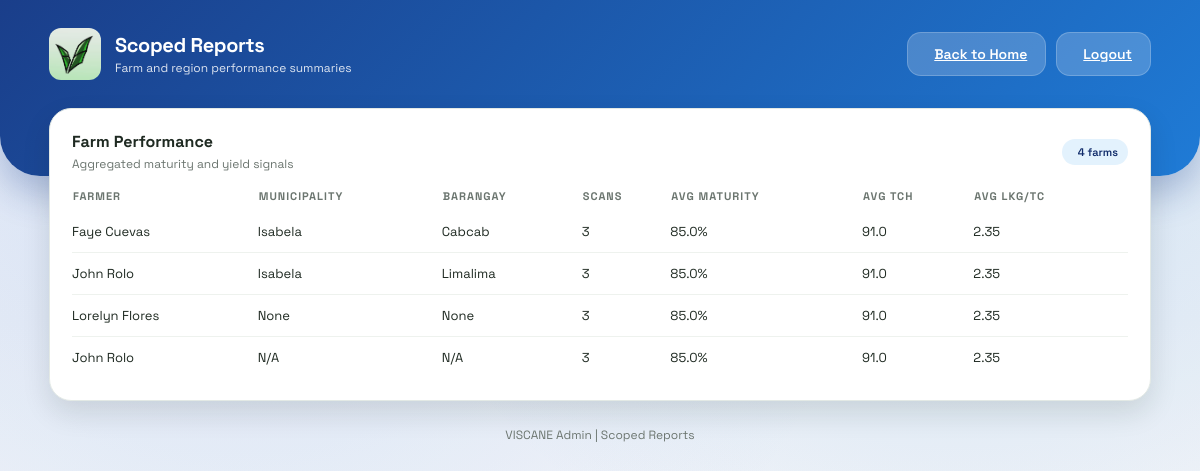
The page /admin/reports (signed in) on the database its author committed.
### models.py (models this page shows)
class User(db.Model):
    id = db.Column(db.Integer, primary_key=True)
    fullname = db.Column(db.String(100), nullable=False)
    email = db.Column(db.String(120), unique=True, nullable=False)
    phone = db.Column(db.String(20), nullable=False)
    password = db.Column(db.String(200), nullable=False)
    province = db.Column(db.String(120), nullable=True)
    municipality = db.Column(db.String(120), nullable=True)
    barangay = db.Column(db.String(120), nullable=True)
    is_active = db.Column(db.Boolean, nullable=False, default=True)
    is_archived = db.Column(db.Boolean, nullable=False, default=False)

### app.py (the view)
@app.route('/admin/reports')
@login_required
def admin_reports():
    scans = Scan.query.order_by(Scan.created_at.desc()).all()
    farmer_summary = {}
    for scan in scans:
        tch, lkg_tc, _ = estimate_scan_metrics(scan)
        entry = farmer_summary.setdefault(scan.user_id, {
            "count": 0,
            "total_maturity": 0,
            "total_tch": 0,
            "total_lkg_tc": 0
        })
        entry["count"] += 1
        entry["total_maturity"] += scan.maturity_pct
        entry["total_tch"] += tch
        entry["total_lkg_tc"] += lkg_tc
    rows = []
    for user_id, summary in farmer_summary.items():
        user = User.query.get(user_id)
        if not user or user.is_archived:
            continue
        count = summary["count"]
        rows.append({
            "name": user.fullname,
            "municipality": user.municipality or 'N/A',
            "barangay": user.barangay or 'N/A',
            "scans": count,
            "avg_maturity": round(summary["total_maturity"] / count, 1) if count else 0,
            "avg_tch": round(summary["total_tch"] / count, 2) if count else 0,
            "avg_lkg_tc": round(summary["total_lkg_tc"] / count, 2) if count else 0
        })
    rows = sorted(rows, key=lambda item: item["scans"], reverse=True)
    return render_template('admin_reports.html', rows=rows, current_admin=get_current_admin())

### app.py (called while the page is built)
def login_required(view):
    @wraps(view)
    def wrapped(*args, **kwargs):
        if not session.get('admin_id'):
            return redirect(url_for('admin_login'))
        return view(*args, **kwargs)
    return wrapped

def get_current_admin():
    admin_id = session.get('admin_id')
    if not admin_id:
        return None
    admin = Admin.query.get(admin_id)
    if not admin or admin.is_archived:
        return None
    return admin

def estimate_scan_metrics(scan):
    maturity = scan.maturity_pct or 0
    estimated_tch = round(40 + (maturity * 0.6), 2)
    estimated_lkg_tc = round(1.5 + (maturity * 0.01), 2)
    estimated_trash_pct = round(max(2, 12 - (maturity * 0.08)), 2)
    return estimated_tch, estimated_lkg_tc, estimated_trash_pct

### templates/admin_reports.html (shortened to what this page needs)
<!DOCTYPE html>
<html lang="en">
<head>
    <link rel="stylesheet" href="{{ url_for('static', filename='style.css') }}">
</head>
<body class="admin-layout">
    <header class="dashboard-header">
        <div class="header-content">
            <div class="brand">
                <div class="brand-icon">
                    <img src="{{ url_for('static', filename='logo.jpg') }}" alt="VISCANE Logo" style="width: 100%; height: 100%; object-fit: cover; border-radius: 12px;">
                </div>
                <div>
                    <p class="brand-title">Scoped Reports</p>
                    <p class="brand-subtitle">Farm and region performance summaries</p>
                </div>
            </div>
            <div class="header-actions">
                <a class="btn light" href="/admin">
                    Back to Home
                </a>
                <a class="btn light" href="/admin-logout">
                    Logout
                </a>
            </div>
        </div>
    </header>
    <main class="dashboard-container fade-in">
        <section class="panel">
            <div class="panel-header">
                <div>
                    <h3 class="panel-title">Farm Performance</h3>
                    <p class="panel-subtitle">Aggregated maturity and yield signals</p>
                </div>
                <span class="badge">{{ rows|length }} farms</span>
            </div>
            <table class="data-table">
                <thead>
                    <tr>
                        <th>Farmer</th>
                        <th>Municipality</th>
                        <th>Barangay</th>
                        <th>Scans</th>
                        <th>Avg Maturity</th>
                        <th>Avg TCH</th>
                        <th>Avg LKG/TC</th>
                    </tr>
                </thead>
                <tbody>
                    {% if rows %}
                        {% for row in rows %}
                            <tr>
                                <td>{{ row.name }}</td>
                                <td>{{ row.municipality }}</td>
                                <td>{{ row.barangay }}</td>
                                <td>{{ row.scans }}</td>
                                <td>{{ row.avg_maturity }}%</td>
                                <td>{{ row.avg_tch }}</td>
                                <td>{{ row.avg_lkg_tc }}</td>
                            </tr>
                        {% endfor %}
                    {% else %}
                        <tr>
                            <td colspan="7">No data available yet.</td>
                        </tr>
                    {% endif %}
                </tbody>
            </table>
        </section>
        <div class="footer-link">VISCANE Admin | Scoped Reports</div>
    </main>
</body>
</html>

### static/style.css (style rules this page uses)
:root { --glass-bg: rgba(255, 255, 255, 0.15); --glass-border: rgba(255, 255, 255, 0.2); --primary-green: #43A047; --neutral-0: #ffffff; --neutral-50: #f6f8f5; --neutral-100: #eef2ee; --neutral-200: #e3e9e5; --neutral-500: #6b756f; --neutral-900: #1f2a22; --radius-lg: 22px; --radius-md: 16px; --shadow-md: 0 12px 28px rgba(19, 32, 24, 0.12); --shadow-lg: 0 18px 45px rgba(19, 32, 24, 0.18); }
* { box-sizing: border-box; }
body { margin: 0; font-family: "Space Grotesk", sans-serif; background-image: linear-gradient(rgba(0,0,0,0.5), rgba(0,0,0,0.5)), url('background.png'); background-size: cover; background-position: center; background-attachment: fixed; display: flex; justify-content: center; align-items: center; min-height: 100vh; color: white; }
.fade-in { animation: slideUp 0.6s ease-out forwards; }
body.farmer-layout, body.admin-layout { display: block; min-height: 100vh; background-image: none; background-color: var(--neutral-50); color: var(--neutral-900); overflow-x: hidden; padding: 0; }
body.admin-layout { --accent: #1E5BBF; --accent-soft: #E3F2FD; --accent-strong: #102B6A; --header-gradient: linear-gradient(135deg, #1A3E8A, #1F7BD6); --header-shadow: 0 18px 35px rgba(26, 62, 138, 0.28); }
.dashboard-header { background: var(--header-gradient); color: white; padding: 28px 0 96px; border-radius: 0 0 40px 40px; box-shadow: var(--header-shadow); position: relative; z-index: 2; }
.header-content { max-width: 1150px; margin: 0 auto; padding: 0 24px; display: flex; justify-content: space-between; align-items: center; gap: 20px; flex-wrap: wrap; }
.brand { display: flex; align-items: center; gap: 14px; }
.brand-icon { width: 52px; height: 52px; border-radius: 16px; display: grid; place-items: center; background: rgba(255, 255, 255, 0.18); backdrop-filter: blur(8px); font-size: 26px; }
.brand-title { margin: 0; font-size: 20px; font-weight: 700; letter-spacing: -0.4px; }
.brand-subtitle { margin: 2px 0 0; font-size: 12px; opacity: 0.85; }
.header-actions { display: flex; align-items: center; gap: 10px; flex-wrap: wrap; }
.dashboard-container { max-width: 1150px; margin: -68px auto 0; padding: 0 24px 60px; position: relative; z-index: 2; }
.btn { border: none; border-radius: 14px; padding: 12px 18px; font-weight: 600; font-size: 14px; cursor: pointer; display: inline-flex; align-items: center; gap: 8px; transition: transform 0.2s ease, box-shadow 0.2s ease, background 0.2s ease; }
.btn.light { background: rgba(255,255,255,0.2); color: white; border: 1px solid rgba(255,255,255,0.2); }
.panel { background: var(--neutral-0); border-radius: var(--radius-lg); padding: 22px; border: 1px solid var(--neutral-200); box-shadow: var(--shadow-md); }
.panel-header { display: flex; justify-content: space-between; align-items: center; gap: 12px; margin-bottom: 16px; }
.panel-title { margin: 0; font-size: 16px; color: var(--neutral-900); }
.panel-subtitle { margin: 4px 0 0; font-size: 12px; color: var(--neutral-500); }
.badge { display: inline-flex; align-items: center; gap: 6px; padding: 6px 10px; border-radius: 999px; background: var(--accent-soft); color: var(--accent-strong); font-size: 11px; font-weight: 600; }
.data-table { width: 100%; border-collapse: collapse; font-size: 13px; }
.data-table th { text-align: left; color: var(--neutral-500); font-size: 11px; text-transform: uppercase; letter-spacing: 1px; padding-bottom: 8px; }
.data-table td { padding: 12px 0; border-bottom: 1px solid var(--neutral-100); }
.data-table tr:last-child td { border-bottom: none; }
.footer-link { margin-top: 26px; text-align: center; font-size: 12px; color: var(--neutral-500); }

### rows shown on the page
User: name "Faye Cuevas", municipality "Isabela", barangay "Cabcab", scans "3", avg_maturity "85.0", avg_tch "91.0", avg_lkg_tc "2.35"
User: name "John Rolo", municipality "Isabela", barangay "Limalima", scans "3", avg_maturity "85.0", avg_tch "91.0", avg_lkg_tc "2.35"
User: name "Lorelyn Flores", municipality "None", barangay "None", scans "3", avg_maturity "85.0", avg_tch "91.0", avg_lkg_tc "2.35"
User: name "John Rolo", municipality "N/A", barangay "N/A", scans "3", avg_maturity "85.0", avg_tch "91.0", avg_lkg_tc "2.35"

### other values the page prints
{{ rows|length }} "4"
